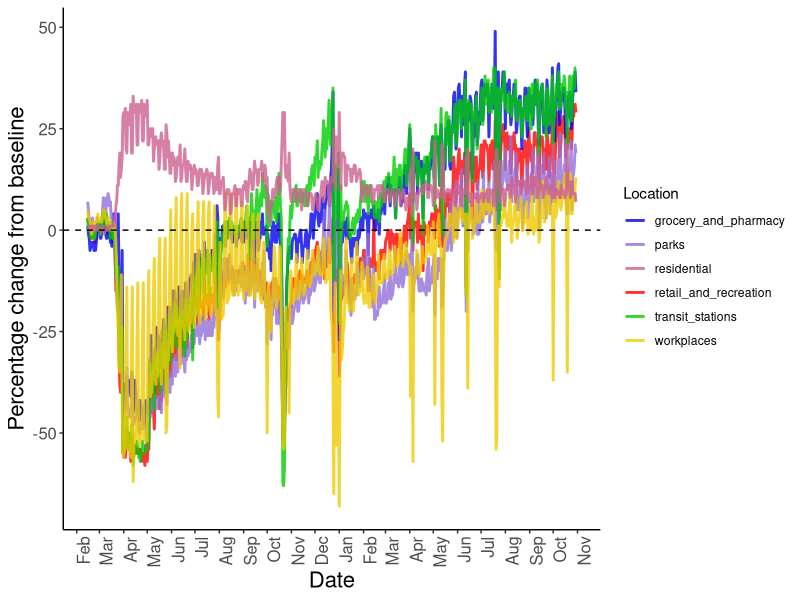

Source code (R):
library('ggplot2')
mobil <- read.csv("nga_combined.csv")
mobil$date <- as.Date(mobil$date)
names(mobil)[names(mobil) == 'retail_and_recreation_percent_change_from_baseline'] <- 'retail_and_recreation'
names(mobil)[names(mobil) == 'grocery_and_pharmacy_percent_change_from_baseline'] <- 'grocery_and_pharmacy'
names(mobil)[names(mobil) == 'parks_percent_change_from_baseline'] <- 'parks'
names(mobil)[names(mobil) == 'transit_stations_percent_change_from_baseline'] <- 'transit_stations'
names(mobil)[names(mobil) == 'workplaces_percent_change_from_baseline'] <- 'workplaces'
names(mobil)[names(mobil) == 'residential_percent_change_from_baseline'] <- 'residential'


ggplot(mobil, aes(x=date)) +
  geom_line(aes(y=retail_and_recreation, colour="retail_and_recreation"), size=1.0, alpha=0.8) +
  geom_line(aes(y=grocery_and_pharmacy, colour="grocery_and_pharmacy"), size=1.0, alpha=0.8) +
  geom_line(aes(y=parks, colour="parks"), size=1.0, alpha=0.8) +
  geom_line(aes(y=transit_stations, colour="transit_stations"), size=1.0, alpha=0.8) +
  geom_line(aes(y=workplaces, colour="workplaces"), size=1.0, alpha=0.8) +
  geom_line(aes(y=residential, colour="residential"), size=1.0, alpha=0.8) +
  scale_color_manual(name="Location", values = c("retail_and_recreation"="red", "grocery_and_pharmacy"="blue2","parks"="mediumpurple", "transit_stations"="green3", "workplaces"="gold2","residential"="hotpink3")) +
  scale_x_date(date_label = "%b", date_breaks = "month") +
  theme_classic() +
  theme(axis.text.x = element_text(size=12,hjust=1, angle=90), axis.text.y = element_text(size=12), axis.title.x = element_text(size=16), axis.title.y = element_text(size=16)) + 
  ylab("Percentage change from baseline") + xlab("Date") +
  geom_hline(yintercept = 0, linetype="dashed", color="black")
  
